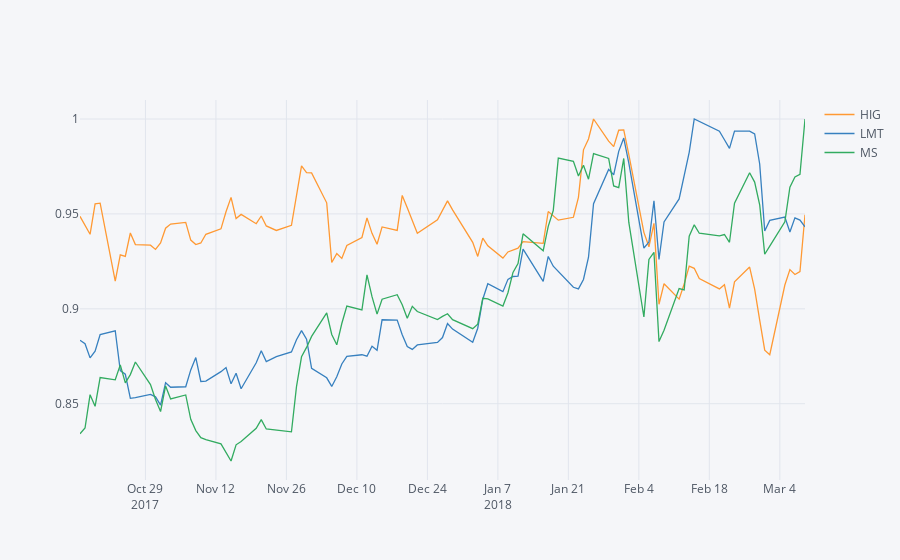

Notebook cell for this chart:
### Code cell
sp.plot(tickers=["MS","LMT","HIG"])
